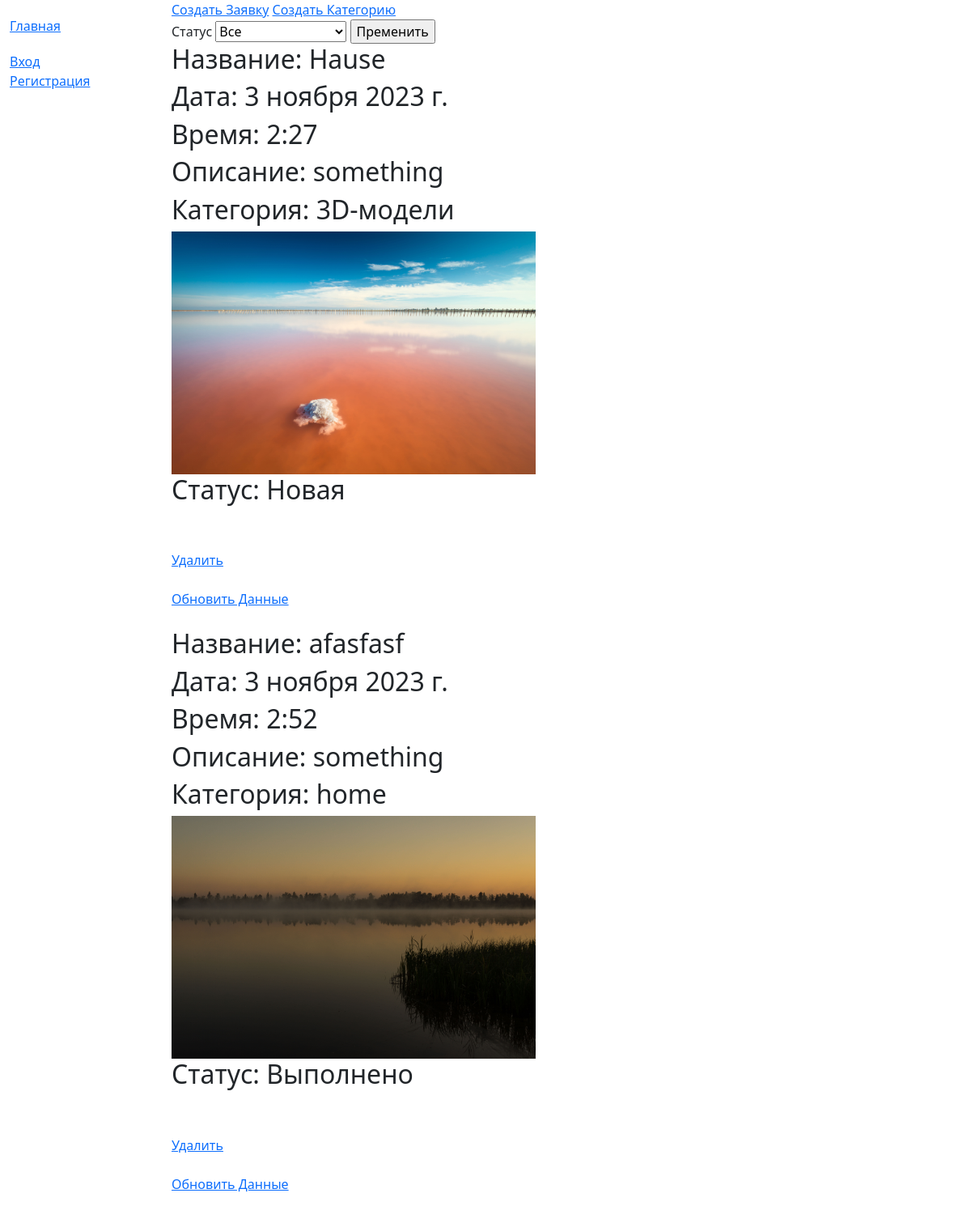
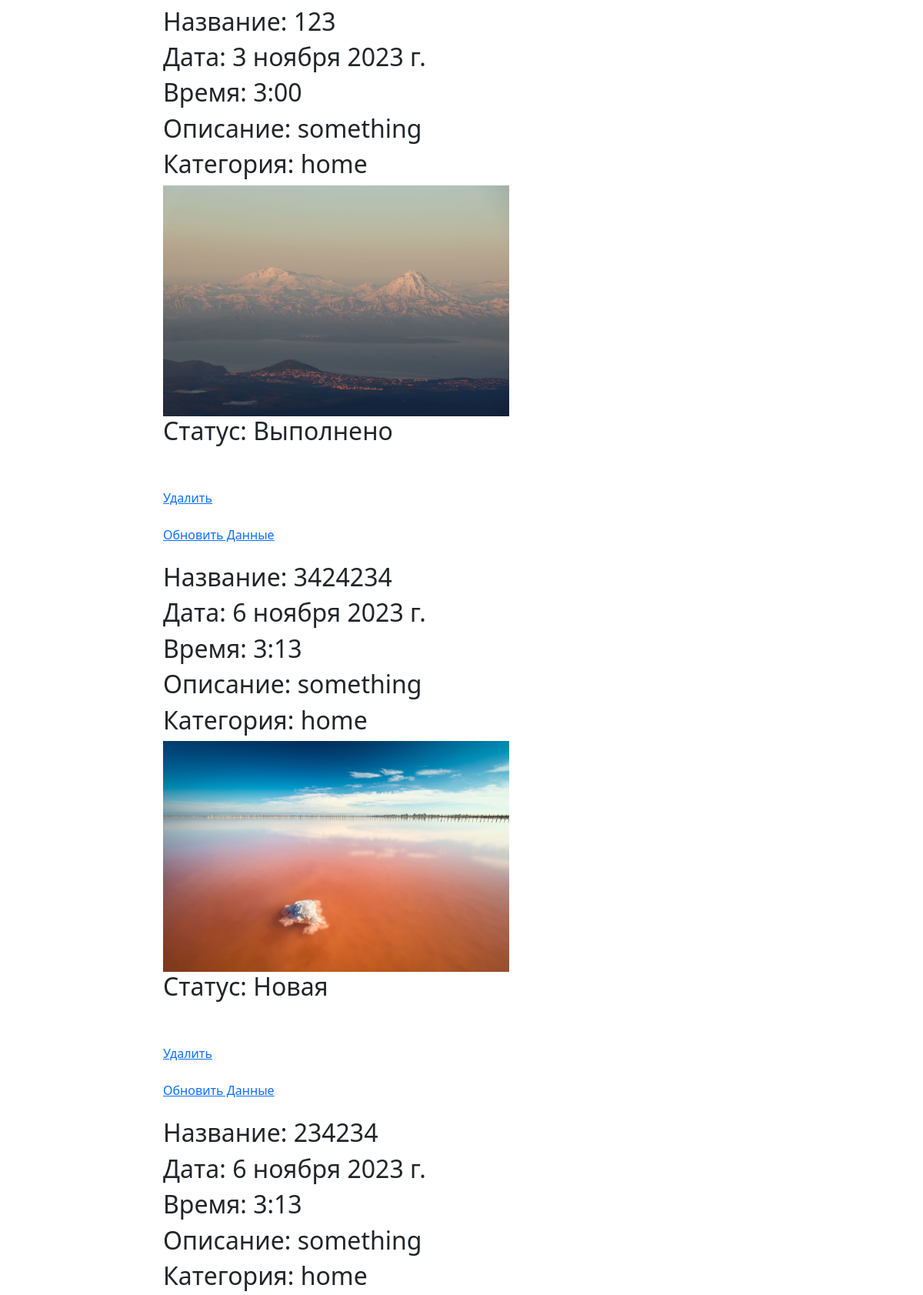
Page /Applications/admin (upper part) on the committed database (2 pictures, top to bottom).
### MySite/models.py (models this page shows, shortened)
class Applications(models.Model):
    def validate_image(fieldfile_obj):
        filesize = fieldfile_obj.file.size
        megabyte_limit = 2.0
        if filesize > megabyte_limit * 1024 * 1024:
            raise ValidationError("Max file size is %sMB" % str(megabyte_limit))
    title = models.CharField(max_length=100)
    deck = models.TextField(max_length=1000, default='something')
    category = models.ForeignKey('category', on_delete=models.SET_NULL, null=True)
    date_create = models.DateField(default=datetime.now, verbose_name="Дата создания")
    time_create = models.TimeField(default=datetime.now, verbose_name="Время создания")
    image = models.ImageField(upload_to="media/", verbose_name="Фотография",
                              help_text="Разрешается формата файла только jpg, jpeg, png, bmp",
                              validators=[FileExtensionValidator(allowed_extensions=['jpg', 'jpeg', 'png', 'bmp']),
                                          validate_image])
    REQUEST_STATUS = (
        ('Новая', 'Новая'),
        ('Принято в работу', 'Принято в работу'),
        ('Выполнено', 'Выполнено'),
    )
    status = models.CharField(
        max_length=16,
        choices=REQUEST_STATUS,
        default='Новая',
        blank=True,
        verbose_name="Статус")
    borrower = models.ForeignKey(AdvUser, on_delete=models.CASCADE, null=True, blank=True)

class Category(models.Model):
    name = models.CharField(max_length=200,
                            help_text="Введите категорию")
    def __str__(self):
        return self.name

### MySite/views.py (the view)
# urls.py: path('Applications/admin', views.applicationByAdminListView.as_view(), name='applicationByAdminListView'),
class applicationByAdminListView(generic.ListView):
    model = Applications
    template_name = 'MySite/application_list_admin.html'
    context_object_name = 'applications'

### MySite/templates/MySite/application_list_admin.html (shortened to what this page needs)
{% extends "base.html" %}
{% block content %}
   <a href="{% url 'Applications-create' %}">Создать Заявку</a>
    <a href="{% url 'Category-create' %}">Создать Категорию</a>
<form method="get">
    <label for="status">Статус</label>
    <select name="status">
        <option value="">Все</option>
    </select>
    <input type="submit" value="Пременить">
</form>
{% for i in applications %}
<h2>Название: {{i.title}}</h2>
<h2>Дата: {{i.date_create}}</h2>
<h2>Время: {{i.time_create}}</h2>
<h2>Описание: {{i.deck}}</h2>
<h2>Категория: {{i.category}}</h2>
<img src="{{i.image.url}}" width="450px" height="300px"/>
<h2>Статус: {{i.status}}</h2><br><br>
    <a href="{% url 'Applications-delete' i.id %}">Удалить</a><br><br>
    <a href="{% url 'ApplicationsUpdate' i.id %}">Обновить Данные</a><br><br>
{% endfor %}
{% endblock %}

### rows in the picture
Applications: title "Hause", date_create "3 ноября 2023 г.", time_create "2:27", deck "something", category "3D-модели", image (picture), status "Новая"
Applications: title "afasfasf", date_create "3 ноября 2023 г.", time_create "2:52", deck "something", category "home", image (picture), status "Выполнено"
Applications: title "123", date_create "3 ноября 2023 г.", time_create "3:00", deck "something", category "home", image (picture), status "Выполнено"
Applications: title "3424234", date_create "6 ноября 2023 г.", time_create "3:13", deck "something", category "home", image (picture), status "Новая"
Applications: title "234234", date_create "6 ноября 2023 г.", time_create "3:13", deck "something", category "home"
